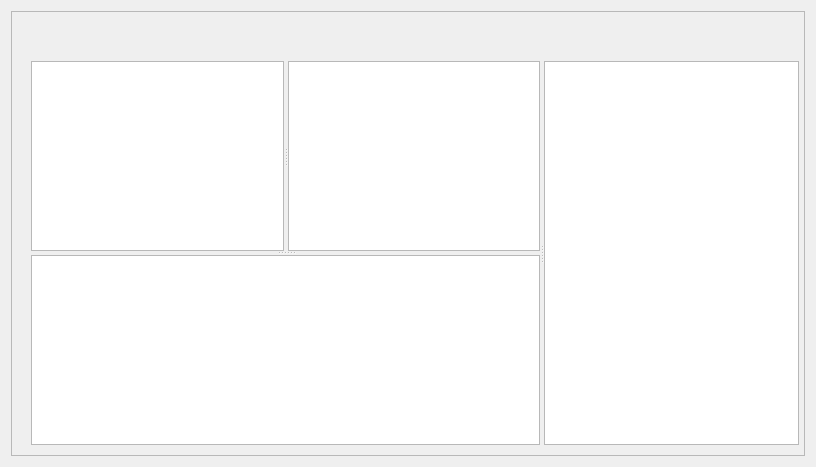
<?xml version="1.0" encoding="UTF-8"?>
<ui version="4.0">
 <class>Dialog</class>
 <widget class="QDialog" name="Dialog">
  <property name="geometry">
   <rect>
    <x>0</x>
    <y>0</y>
    <width>816</width>
    <height>467</height>
   </rect>
  </property>
  <property name="windowTitle">
   <string>Dialog</string>
  </property>
  <layout class="QVBoxLayout" name="verticalLayout">
   <item>
    <widget class="QFrame" name="frame">
     <property name="frameShape">
      <enum>QFrame::StyledPanel</enum>
     </property>
     <property name="frameShadow">
      <enum>QFrame::Raised</enum>
     </property>
     <widget class="QSplitter" name="splitter_3">
      <property name="geometry">
       <rect>
        <x>20</x>
        <y>50</y>
        <width>768</width>
        <height>384</height>
       </rect>
      </property>
      <property name="orientation">
       <enum>Qt::Horizontal</enum>
      </property>
      <widget class="QSplitter" name="splitter_2">
       <property name="orientation">
        <enum>Qt::Vertical</enum>
       </property>
       <widget class="QSplitter" name="splitter">
        <property name="orientation">
         <enum>Qt::Horizontal</enum>
        </property>
        <widget class="QListView" name="listView"/>
        <widget class="QTableView" name="tableView"/>
       </widget>
       <widget class="QTextBrowser" name="textBrowser">
        <property name="minimumSize">
         <size>
          <width>508</width>
          <height>189</height>
         </size>
        </property>
       </widget>
      </widget>
      <widget class="QGraphicsView" name="graphicsView"/>
     </widget>
    </widget>
   </item>
  </layout>
 </widget>
 <resources/>
 <connections/>
</ui>
